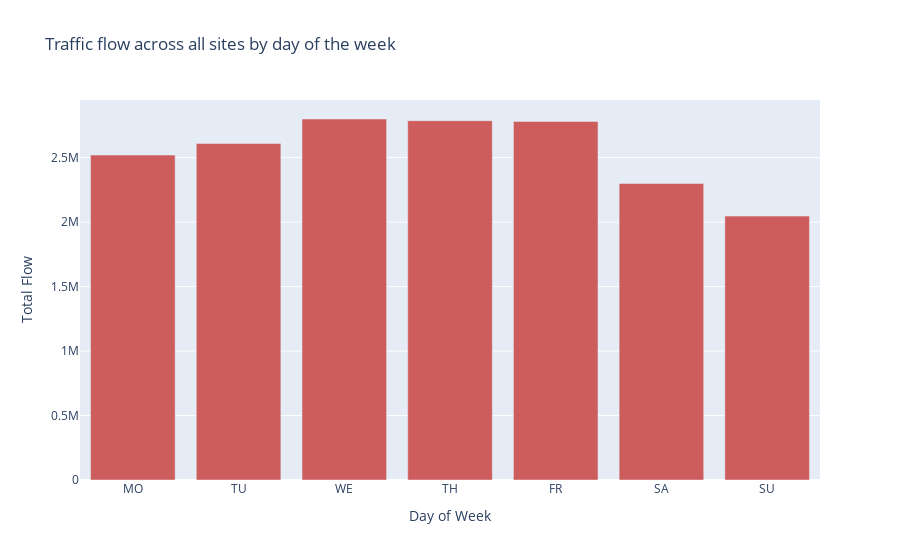

The notebook cell saved with this chart:
### Code cell
fig = go.Figure(data=go.Bar(x=flow_by_day['day'].astype(dtype=str), 
                        y=flow_by_day['flow'],
                        marker_color='indianred'))
fig.update_layout({"title": 'Traffic flow across all sites by day of the week',
                   "xaxis": {"title":"Day of Week"},
                   "yaxis": {"title":"Total Flow"},
                   "showlegend": False})
fig.show()

### Figure 1 — Plotly figure (JSON) as saved in the notebook; plotly's stock layout.template omitted (floating-point values rounded to 4 significant figures)
{"data": [{"marker": {"color": "indianred"}, "type": "bar", "x": ["MO", "TU", "WE", "TH", "FR", "SA", "SU"], "y": [2519280, 2609520, 2799112, 2785723, 2780051, 2299096, 2046216]}], "layout": {"showlegend": false, "title": {"text": "Traffic flow across all sites by day of the week"}, "xaxis": {"title": {"text": "Day of Week"}}, "yaxis": {"title": {"text": "Total Flow"}}}}
